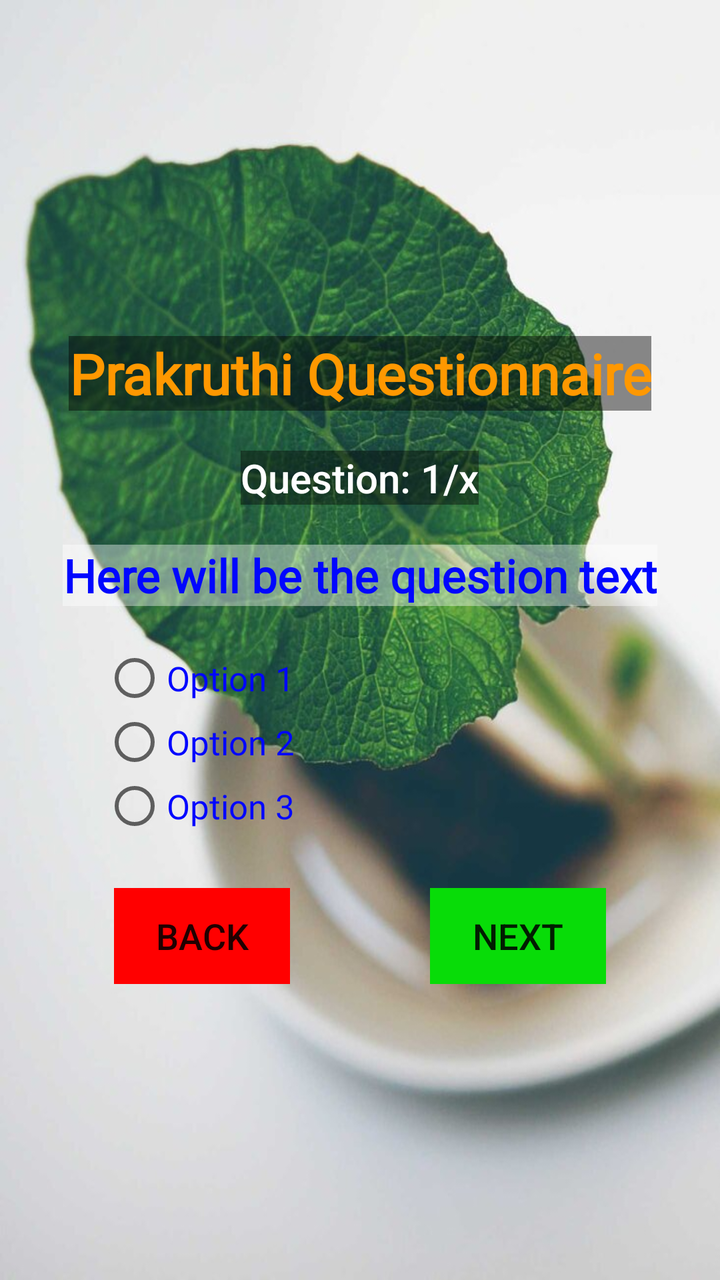
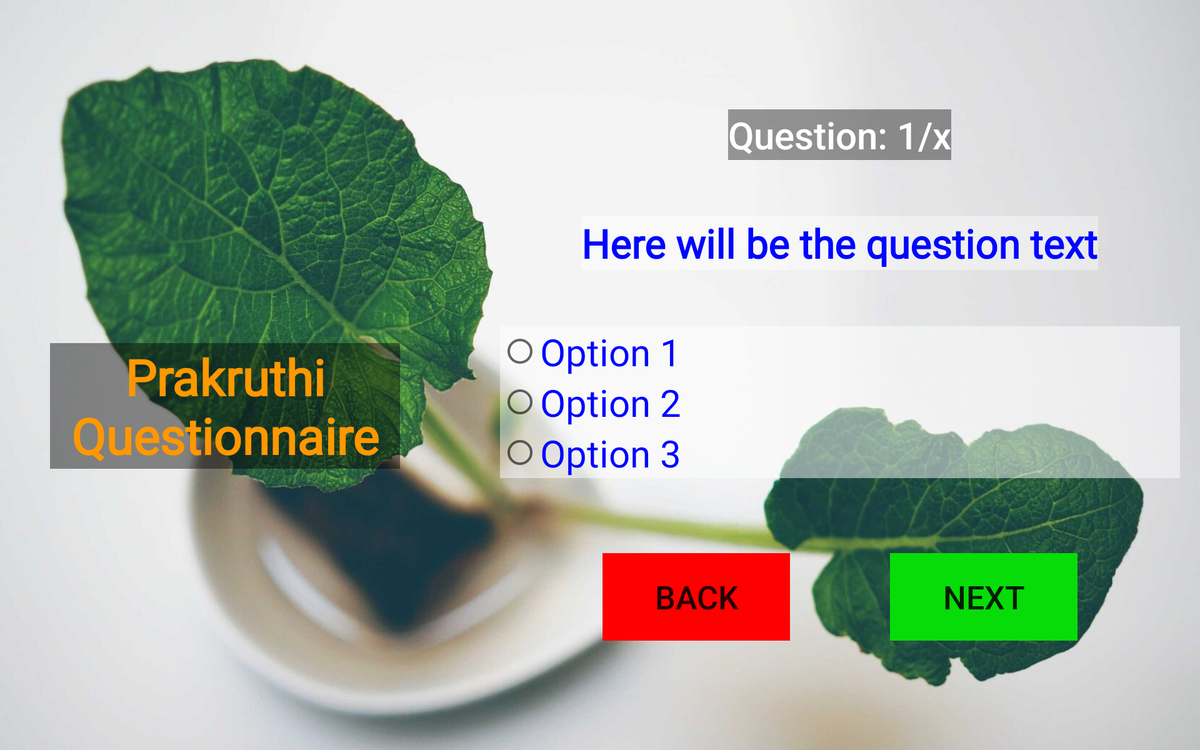

Compare how this app lays out the same screen by default and in its alternative resource folder. The renders come first, then the two layout files and the values they reference.
<!-- AndroidManifest.xml: application theme AppTheme -->
<!-- res/layout/activity_quiz.xml -->
<?xml version="1.0" encoding="utf-8"?>
<androidx.constraintlayout.widget.ConstraintLayout xmlns:android="http://schemas.android.com/apk/res/android"
    xmlns:app="http://schemas.android.com/apk/res-auto"
    xmlns:tools="http://schemas.android.com/tools"
    android:layout_width="match_parent"
    android:layout_height="match_parent"
    android:background="@drawable/background_img_portrait"
    tools:context="com.ayurmanaha.ayurvedaquiz.activity.QuizActivity">

    <LinearLayout
        android:layout_width="wrap_content"
        android:layout_height="0dp"
        android:gravity="center_vertical"
        android:orientation="vertical"
        android:padding="8dp"
        app:layout_constraintBottom_toBottomOf="parent"
        app:layout_constraintEnd_toEndOf="parent"
        app:layout_constraintStart_toStartOf="parent"
        app:layout_constraintTop_toTopOf="parent">

        <ImageView
            android:layout_width="wrap_content"
            android:layout_height="wrap_content"
            android:layout_gravity="center"
            android:layout_marginBottom="20dp"
            android:background="#66FFFFFF"
            android:contentDescription="@string/ayur_logo"
            app:srcCompat="@drawable/ayurmanaha_transparent_logo" />

        <TextView
            android:id="@+id/title"
            android:layout_width="wrap_content"
            android:layout_height="wrap_content"
            android:layout_gravity="center"
            android:layout_marginBottom="20dp"
            android:background="#73000000"
            android:fontFamily="@font/alegreya_sans_sc"
            android:text="@string/headingString"
            android:textAlignment="center"
            android:textColor="#FF9800"
            android:textSize="28sp"
            android:textStyle="bold" />

        <TextView
            android:id="@+id/text_view_question_count"
            android:layout_width="wrap_content"
            android:layout_height="wrap_content"
            android:layout_gravity="center"
            android:layout_marginBottom="20dp"
            android:background="#66000000"
            android:fontFamily="sans-serif-medium"
            android:freezesText="true"
            android:text="Question: 1/x"
            android:textAlignment="center"
            android:textColor="#ffffff"
            android:textSize="20sp" />

        <TextView
            android:id="@+id/text_view_question"
            android:layout_width="wrap_content"
            android:layout_height="wrap_content"
            android:layout_gravity="center"
            android:layout_marginBottom="20dp"
            android:background="#66FFFFFF"
            android:fontFamily="@font/droid_sans"
            android:freezesText="true"
            android:text="Here will be the question text"
            android:textAlignment="center"
            android:textColor="#0006FF"
            android:textSize="23sp"
            android:textStyle="bold" />

        <RadioGroup
            android:id="@+id/answer_options"
            android:layout_width="wrap_content"
            android:layout_height="wrap_content"
            android:layout_marginStart="20dp"
            android:layout_marginBottom="25dp"
            android:gravity="start">

            <RadioButton
                android:id="@+id/option1"
                android:layout_width="wrap_content"
                android:layout_height="wrap_content"
                android:background="#00000000"
                android:fontFamily="@font/source_sans_pro_semibold"
                android:freezesText="true"
                android:gravity="start|center_vertical"
                android:text="Option 1"
                android:textColor="#0006FF"
                android:textSize="17sp"
                tools:layout_height="wrap_content" />

            <RadioButton
                android:id="@+id/option2"
                android:layout_width="wrap_content"
                android:layout_height="wrap_content"
                android:background="#00000000"
                android:fontFamily="@font/source_sans_pro_semibold"
                android:freezesText="true"
                android:gravity="start|center_vertical"
                android:text="Option 2"
                android:textColor="#0006FF"
                android:textSize="17sp" />

            <RadioButton
                android:id="@+id/option3"
                android:layout_width="wrap_content"
                android:layout_height="wrap_content"
                android:background="#00000000"
                android:fontFamily="@font/source_sans_pro_semibold"
                android:freezesText="true"
                android:gravity="start|center_vertical"
                android:text="Option 3"
                android:textColor="#0006FF"
                android:textSize="17sp" />
        </RadioGroup>

        <LinearLayout
            style="?android:attr/buttonBarStyle"
            android:layout_width="match_parent"
            android:layout_height="wrap_content"
            android:gravity="bottom|center"
            android:orientation="horizontal">

            <Button
                android:id="@+id/button_back"
                style="@style/Widget.AppCompat.Button.Borderless"
                android:layout_width="wrap_content"
                android:layout_height="wrap_content"
                android:background="#FF0000"
                android:freezesText="true"
                android:text="@string/backButtonString"
                android:textSize="18sp" />

            <Button
                android:id="@+id/button_next"
                style="@style/Widget.AppCompat.Button.Borderless"
                android:layout_width="wrap_content"
                android:layout_height="wrap_content"
                android:layout_marginStart="70dp"
                android:background="#08DC08"
                android:freezesText="true"
                android:text="@string/nextButtonString"
                android:textSize="18sp" />

        </LinearLayout>

    </LinearLayout>

</androidx.constraintlayout.widget.ConstraintLayout>
<!-- resources referenced by this layout -->
<resources>
  <!-- drawable background_img_portrait: jpg bitmap (drawable-xxhdpi, 81401 bytes) -->
  <string name="ayur_logo">Ayurmanaha Logo</string>
  <string name="backButtonString" translatable="false">Back</string>
  <string name="headingString" translatable="false">Prakruthi Questionnaire</string>
  <string name="nextButtonString" translatable="false">Next</string>
  <style name="AppTheme" parent="Theme.AppCompat.Light.DarkActionBar">
          
          <item name="colorPrimary">@color/colorPrimary</item>
          <item name="colorPrimaryDark">@color/colorPrimaryDark</item>
          <item name="colorAccent">@color/colorAccent</item>
      </style>
  <color name="colorPrimary">#795548</color>
  <color name="colorPrimaryDark">#5D4037</color>
  <color name="colorAccent">#FFEB3B</color>
</resources>
<!-- res/layout-sw600dp-land/activity_quiz.xml (the repository's variant of the layout above) -->
<!-- drawn on a 7-inch tablet turned sideways -->
<?xml version="1.0" encoding="utf-8"?>
<androidx.constraintlayout.widget.ConstraintLayout xmlns:android="http://schemas.android.com/apk/res/android"
    xmlns:app="http://schemas.android.com/apk/res-auto"
    xmlns:tools="http://schemas.android.com/tools"
    android:layout_width="match_parent"
    android:layout_height="match_parent"
    android:background="@drawable/background_img_land"
    tools:context="com.ayurmanaha.ayurvedaquiz.activity.QuizActivity">

    <LinearLayout
        android:layout_width="0dp"
        android:layout_height="wrap_content"
        android:gravity="center"
        android:orientation="horizontal"
        android:padding="8dp"
        app:layout_constraintBottom_toBottomOf="parent"
        app:layout_constraintEnd_toEndOf="parent"
        app:layout_constraintStart_toStartOf="parent"
        app:layout_constraintTop_toTopOf="parent">

        <LinearLayout
            android:layout_width="wrap_content"
            android:layout_height="match_parent"
            android:layout_marginStart="20dp"
            android:layout_marginEnd="60dp"
            android:gravity="center"
            android:orientation="vertical"
            android:padding="12dp">

            <ImageView
                android:layout_width="wrap_content"
                android:layout_height="wrap_content"
                android:layout_gravity="center_horizontal|top"
                android:layout_marginBottom="50dp"
                android:background="#59FFFFFF"
                android:contentDescription="@string/ayur_logo"
                android:src="@drawable/ayurmanaha_transparent_logo" />

            <TextView
                android:id="@+id/title"
                android:layout_width="wrap_content"
                android:layout_height="wrap_content"
                android:layout_gravity="bottom|center_horizontal"
                android:background="#73000000"
                android:ellipsize="end"
                android:fontFamily="@font/alegreya_sans_sc"
                android:maxWidth="280dp"
                android:text="@string/headingString"
                android:textAlignment="center"
                android:textColor="#FF9800"
                android:textSize="40sp"
                android:textStyle="bold" />

        </LinearLayout>

        <LinearLayout
            android:layout_width="match_parent"
            android:layout_height="match_parent"
            android:gravity="center_vertical"
            android:orientation="vertical"
            android:padding="8dp">

            <TextView
                android:id="@+id/text_view_question_count"
                android:layout_width="wrap_content"
                android:layout_height="wrap_content"
                android:layout_gravity="center"
                android:layout_marginBottom="45dp"
                android:background="#66000000"
                android:fontFamily="sans-serif-medium"
                android:freezesText="true"
                android:text="Question: 1/x"
                android:textAlignment="center"
                android:textColor="#ffffff"
                android:textSize="30sp" />

            <TextView
                android:id="@+id/text_view_question"
                android:layout_width="wrap_content"
                android:layout_height="wrap_content"
                android:layout_gravity="center"
                android:layout_marginBottom="45dp"
                android:background="#66FFFFFF"
                android:fontFamily="@font/droid_sans"
                android:freezesText="true"
                android:text="Here will be the question text"
                android:textAlignment="center"
                android:textColor="#0006FF"
                android:textSize="32sp"
                android:textStyle="bold" />

            <RadioGroup
                android:id="@+id/answer_options"
                android:layout_width="match_parent"
                android:layout_height="wrap_content"
                android:layout_marginBottom="60dp"
                android:gravity="start">

                <RadioButton
                    android:id="@+id/option1"
                    android:layout_width="match_parent"
                    android:layout_height="wrap_content"
                    android:background="#80FFFFFF"
                    android:fontFamily="@font/source_sans_pro_semibold"
                    android:freezesText="true"
                    android:gravity="start|center_vertical"
                    android:text="Option 1"
                    android:textColor="#0006FF"
                    android:textSize="30sp"
                    tools:layout_height="wrap_content" />

                <RadioButton
                    android:id="@+id/option2"
                    android:layout_width="match_parent"
                    android:layout_height="wrap_content"
                    android:background="#80FFFFFF"
                    android:fontFamily="@font/source_sans_pro_semibold"
                    android:freezesText="true"
                    android:gravity="start|center_vertical"
                    android:text="Option 2"
                    android:textColor="#0006FF"
                    android:textSize="30sp"
                    tools:layout_height="wrap_content" />

                <RadioButton
                    android:id="@+id/option3"
                    android:layout_width="match_parent"
                    android:layout_height="wrap_content"
                    android:background="#80FFFFFF"
                    android:fontFamily="@font/source_sans_pro_semibold"
                    android:freezesText="true"
                    android:gravity="start|center_vertical"
                    android:text="Option 3"
                    android:textColor="#0006FF"
                    android:textSize="30sp"
                    tools:layout_height="wrap_content" />
            </RadioGroup>

            <LinearLayout
                style="?android:attr/buttonBarStyle"
                android:layout_width="wrap_content"
                android:layout_height="wrap_content"
                android:layout_gravity="center"
                android:gravity="bottom|center"
                android:orientation="horizontal">

                <Button
                    android:id="@+id/button_back"
                    style="@style/Widget.AppCompat.Button.Borderless"
                    android:layout_width="wrap_content"
                    android:layout_height="wrap_content"
                    android:background="#FF0000"
                    android:freezesText="true"
                    android:minWidth="150dp"
                    android:minHeight="70dp"
                    android:text="@string/backButtonString"
                    android:textSize="26sp" />

                <Button
                    android:id="@+id/button_next"
                    style="@style/Widget.AppCompat.Button.Borderless"
                    android:layout_width="wrap_content"
                    android:layout_height="wrap_content"
                    android:layout_marginStart="80dp"
                    android:background="#08DC08"
                    android:freezesText="true"
                    android:minWidth="150dp"
                    android:minHeight="70dp"
                    android:text="@string/nextButtonString"
                    android:textSize="26sp" />

            </LinearLayout>

        </LinearLayout>

    </LinearLayout>

</androidx.constraintlayout.widget.ConstraintLayout>
<!-- resources referenced by the variant -->
<!-- as a 7-inch tablet turned sideways resolves them -->
<resources>
  <!-- drawable background_img_land: jpg bitmap (drawable-xxhdpi, 124999 bytes) -->
  <string name="ayur_logo">Ayurmanaha Logo</string>
  <string name="backButtonString" translatable="false">Back</string>
  <string name="headingString" translatable="false">Prakruthi Questionnaire</string>
  <string name="nextButtonString" translatable="false">Next</string>
  <style name="AppTheme" parent="Theme.AppCompat.Light.DarkActionBar">
          
          <item name="colorPrimary">@color/colorPrimary</item>
          <item name="colorPrimaryDark">@color/colorPrimaryDark</item>
          <item name="colorAccent">@color/colorAccent</item>
      </style>
  <color name="colorPrimary">#795548</color>
  <color name="colorPrimaryDark">#5D4037</color>
  <color name="colorAccent">#FFEB3B</color>
</resources>
